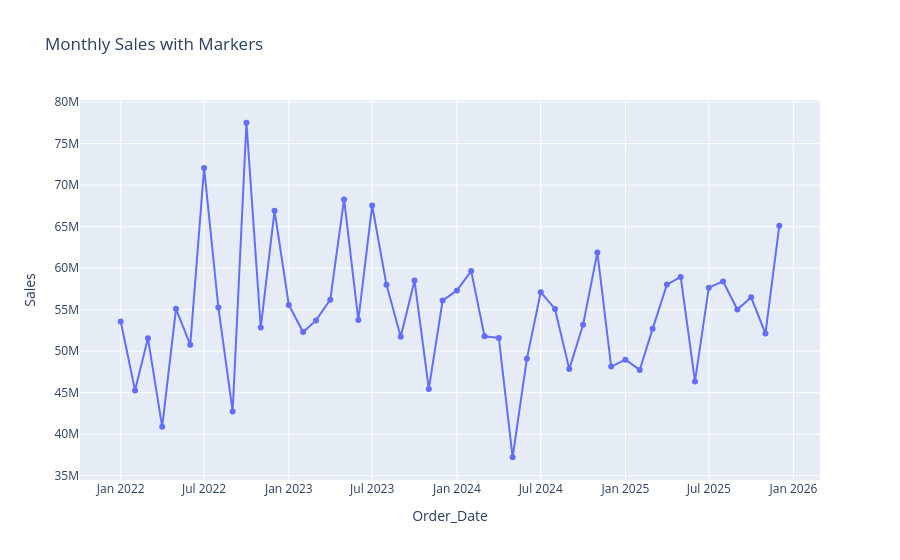

Notebook code for this chart:
### Markdown cell above
**Code Cell 5
Line With Markers**

### Code cell
fig = px.line(

    monthly_sales,

    x="Order_Date",

    y="Sales",

    markers=True,

    title="Monthly Sales with Markers"

)

fig.show()

### Figure 1 — Plotly figure (JSON) as saved in the notebook; plotly's stock layout.template omitted (floating-point values rounded to 4 significant figures)
{"data": [{"hovertemplate": "Order_Date=%{x}<br>Sales=%{y}<extra></extra>", "legendgroup": "", "line": {"color": "#636efa", "dash": "solid"}, "marker": {"symbol": "circle"}, "mode": "lines+markers", "name": "", "orientation": "v", "showlegend": false, "type": "scatter", "x": ["2022-01", "2022-02", "2022-03", "2022-04", "2022-05", "2022-06", "2022-07", "2022-08", "2022-09", "2022-10", "2022-11", "2022-12", "2023-01", "2023-02", "2023-03", "2023-04", "2023-05", "2023-06", "2023-07", "2023-08", "2023-09", "2023-10", "2023-11", "2023-12", "2024-01", "2024-02", "2024-03", "2024-04", "2024-05", "2024-06", "2024-07", "2024-08", "2024-09", "2024-10", "2024-11", "2024-12", "2025-01", "2025-02", "2025-03", "2025-04", "2025-05", "2025-06", "2025-07", "2025-08", "2025-09", "2025-10", "2025-11", "2025-12"], "xaxis": "x", "y": [53570000.0, 45260000.0, 51570000.0, 40890000.0, 55100000.0, 50770000.0, 72070000.0, 55260000.0, 42740000.0, 77510000.0, 52840000.0, 66910000.0, 55570000.0, 52300000.0, 53700000.0, 56200000.0, 68270000.0, 53750000.0, 67550000.0, 58010000.0, 51750000.0, 58500000.0, 45450000.0, 56090000.0, 57320000.0, 59640000.0, 51790000.0, 51590000.0, 37220000.0, 49100000.0, 57100000.0, 55080000.0, 47840000.0, 53180000.0, 61900000.0, 48150000.0, 48980000.0, 47740000.0, 52690000.0, 58020000.0, 58950000.0, 46360000.0, 57650000.0, 58400000.0, 55010000.0, 56490000.0, 52120000.0, 65090000.0], "yaxis": "y"}], "layout": {"legend": {"tracegroupgap": 0}, "title": {"text": "Monthly Sales with Markers"}, "xaxis": {"anchor": "y", "domain": [0, 1], "title": {"text": "Order_Date"}}, "yaxis": {"anchor": "x", "domain": [0, 1], "title": {"text": "Sales"}}}}
